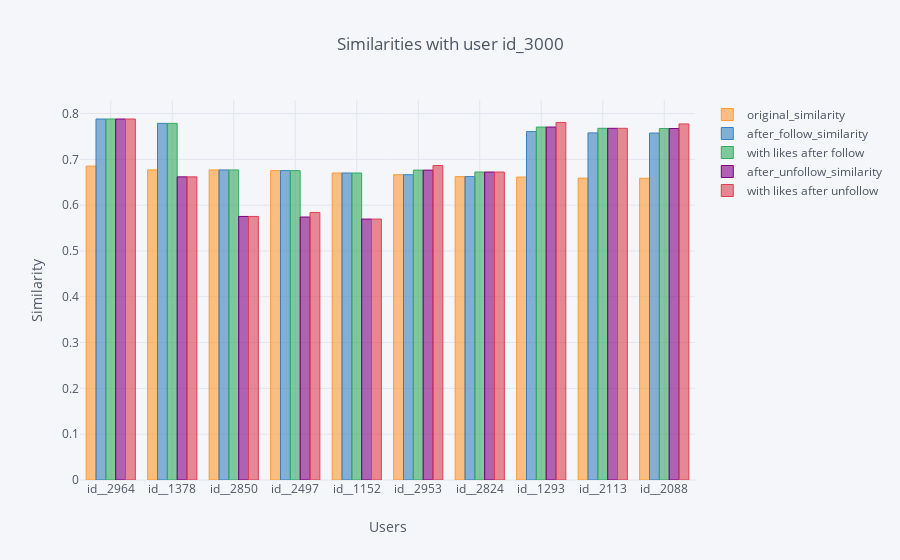

Notebook cell for this chart:
### Code cell
final.iplot(kind='bar', x='plan_ori_id', title='Similarities with user id_3000', 
            yTitle='Similarity', xTitle='Users')

### Figure 1 — Plotly figure (JSON) as saved in the notebook; plotly's stock layout.template omitted (floating-point values rounded to 4 significant figures)
{"data": [{"marker": {"color": "rgba(255, 153, 51, 0.6)", "line": {"color": "rgba(255, 153, 51, 1.0)", "width": 1}}, "name": "original_similarity", "orientation": "v", "text": "", "type": "bar", "uid": "0af2fae3-2e34-44b2-8598-ddffc015564e", "x": ["id__2964", "id__1378", "id__2850", "id__2497", "id__1152", "id__2953", "id__2824", "id__1293", "id__2113", "id__2088"], "y": [0.6852, 0.6769, 0.6768, 0.6753, 0.6701, 0.6665, 0.6623, 0.6613, 0.6589, 0.6585]}, {"marker": {"color": "rgba(55, 128, 191, 0.6)", "line": {"color": "rgba(55, 128, 191, 1.0)", "width": 1}}, "name": "after_follow_similarity", "orientation": "v", "text": "", "type": "bar", "uid": "ace650cc-bc1e-4d18-897d-413dadd64df0", "x": ["id__2964", "id__1378", "id__2850", "id__2497", "id__1152", "id__2953", "id__2824", "id__1293", "id__2113", "id__2088"], "y": [0.788, 0.7785, 0.6768, 0.6753, 0.6701, 0.6665, 0.6623, 0.7605, 0.7577, 0.7573]}, {"marker": {"color": "rgba(50, 171, 96, 0.6)", "line": {"color": "rgba(50, 171, 96, 1.0)", "width": 1}}, "name": "with likes after follow", "orientation": "v", "text": "", "type": "bar", "uid": "7a28816b-1748-4e16-ada5-b3619bdfde7e", "x": ["id__2964", "id__1378", "id__2850", "id__2497", "id__1152", "id__2953", "id__2824", "id__1293", "id__2113", "id__2088"], "y": [0.788, 0.7785, 0.6768, 0.6753, 0.6701, 0.6765, 0.6723, 0.7705, 0.7677, 0.7673]}, {"marker": {"color": "rgba(128, 0, 128, 0.6)", "line": {"color": "rgba(128, 0, 128, 1.0)", "width": 1}}, "name": "after_unfollow_similarity", "orientation": "v", "text": "", "type": "bar", "uid": "4c38c157-b008-4553-918f-c3bdc94f42b9", "x": ["id__2964", "id__1378", "id__2850", "id__2497", "id__1152", "id__2953", "id__2824", "id__1293", "id__2113", "id__2088"], "y": [0.788, 0.6617, 0.5753, 0.574, 0.5696, 0.6765, 0.6723, 0.7705, 0.7677, 0.7673]}, {"marker": {"color": "rgba(219, 64, 82, 0.6)", "line": {"color": "rgba(219, 64, 82, 1.0)", "width": 1}}, "name": "with likes after unfollow", "orientation": "v", "text": "", "type": "bar", "uid": "92738c6c-fdf2-48b0-af14-b456557ca790", "x": ["id__2964", "id__1378", "id__2850", "id__2497", "id__1152", "id__2953", "id__2824", "id__1293", "id__2113", "id__2088"], "y": [0.788, 0.6617, 0.5753, 0.584, 0.5696, 0.6865, 0.6723, 0.7805, 0.7677, 0.7773]}], "layout": {"legend": {"bgcolor": "#F5F6F9", "font": {"color": "#4D5663"}}, "paper_bgcolor": "#F5F6F9", "plot_bgcolor": "#F5F6F9", "title": {"font": {"color": "#4D5663"}, "text": "Similarities with user id_3000"}, "xaxis": {"gridcolor": "#E1E5ED", "showgrid": true, "tickfont": {"color": "#4D5663"}, "title": {"font": {"color": "#4D5663"}, "text": "Users"}, "zerolinecolor": "#E1E5ED"}, "yaxis": {"gridcolor": "#E1E5ED", "showgrid": true, "tickfont": {"color": "#4D5663"}, "title": {"font": {"color": "#4D5663"}, "text": "Similarity"}, "zerolinecolor": "#E1E5ED"}}}
